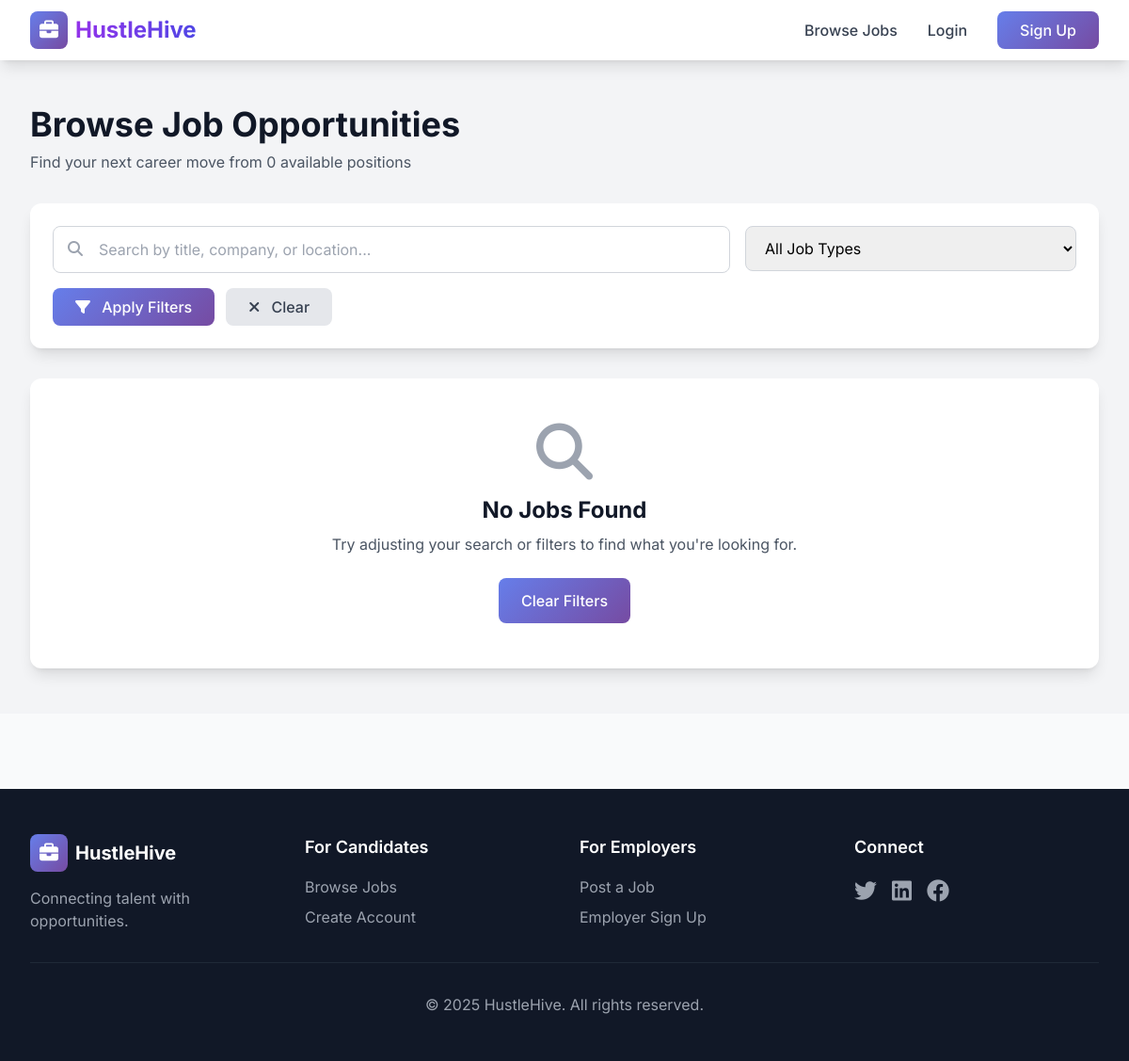
The app's page /jobs/, older data.
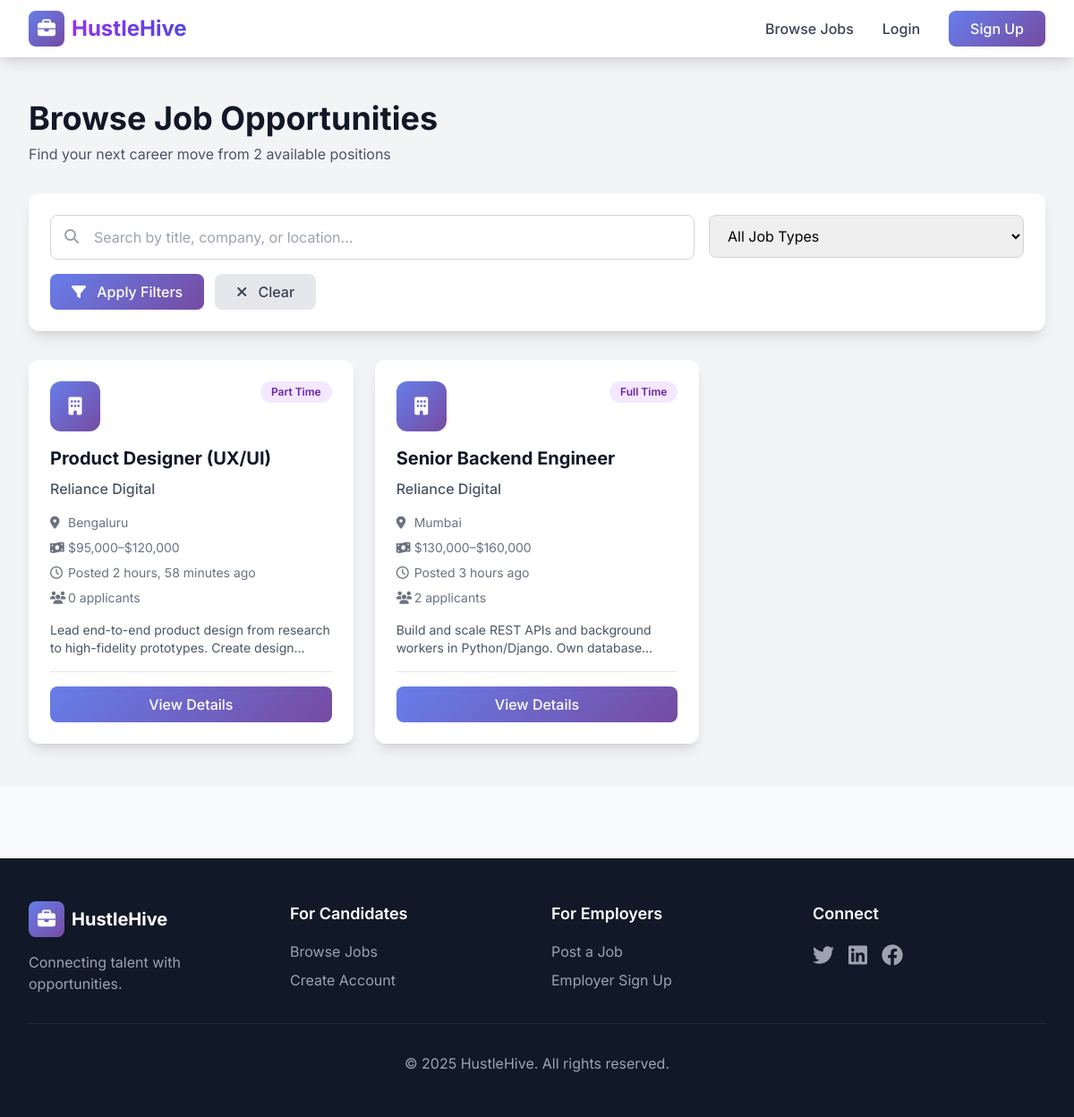
The same page, newer data.
### jobs/models.py (models this page shows, shortened)
class Job(models.Model):
    JOB_TYPES = [
        ('FT', 'Full Time'),
        ('PT', 'Part Time'),
        ('CT', 'Contract'),
        ('IN', 'Internship'),
    ]
    title = models.CharField(max_length=200)
    description = models.TextField()
    company_name = models.CharField(max_length=200)
    location = models.CharField(max_length=200)
    job_type = models.CharField(max_length=2, choices=JOB_TYPES, default='FT')
    salary_range = models.CharField(max_length=100, blank=True)
    posted_by = models.ForeignKey(User, on_delete=models.CASCADE, related_name='jobs')
    created_at = models.DateTimeField(auto_now_add=True)
    updated_at = models.DateTimeField(auto_now=True)
    is_active = models.BooleanField(default=True)
    class Meta:
        ordering = ['-created_at']
    def application_count(self):
        return self.applications.count()

### jobs/views.py (the view)
# urls.py: path('jobs/', views.job_list, name='job_list'),
def job_list(request):
    jobs = Job.objects.filter(is_active=True)
    search_query = request.GET.get('search', '')
    if search_query:
        jobs = jobs.filter(
            Q(title__icontains=search_query) |
            Q(company_name__icontains=search_query) |
            Q(location__icontains=search_query)
        )
    job_type = request.GET.get('job_type', '')
    if job_type:
        jobs = jobs.filter(job_type=job_type)
    paginator = Paginator(jobs, 9)
    page_number = request.GET.get('page')
    page_obj = paginator.get_page(page_number)
    context = {
        'page_obj': page_obj,
        'search_query': search_query,
        'job_type': job_type,
    }
    return render(request, 'jobs/job_list.html', context)

### jobs/templates/jobs/job_list.html (shortened to what this page needs)
{% extends 'jobs/base.html' %}
{% block content %}
<div class="bg-gray-100 py-12">
    <div class="max-w-7xl mx-auto px-4 sm:px-6 lg:px-8">
        <div class="mb-8 animate-fade-in">
            <h1 class="text-4xl font-bold text-gray-900 mb-2">Browse Job Opportunities</h1>
            <p class="text-gray-600">Find your next career move from {{ page_obj.paginator.count }} available positions</p>
        </div>
        <div class="bg-white rounded-xl shadow-lg p-6 mb-8 animate-fade-in">
            <form method="GET" action="{% url 'job_list' %}" class="space-y-4">
                <div class="grid grid-cols-1 md:grid-cols-3 gap-4">
                    <div class="md:col-span-2">
                        <div class="relative">
                            <i class="fas fa-search absolute left-4 top-4 text-gray-400"></i>
                            <input type="text" name="search" value="{{ search_query }}"
                                   placeholder="Search by title, company, or location..."
                                   class="w-full pl-12 pr-4 py-3 border border-gray-300 rounded-lg focus:outline-none focus:ring-2 focus:ring-purple-500">
                        </div>
                    </div>
                    <div>
                        <select name="job_type" class="w-full px-4 py-3 border border-gray-300 rounded-lg focus:outline-none focus:ring-2 focus:ring-purple-500">
                            <option value="">All Job Types</option>
                        </select>
                    </div>
                </div>
                <div class="flex gap-3">
                    <button type="submit" class="btn-primary text-white px-6 py-2 rounded-lg font-medium">
                        <i class="fas fa-filter mr-2"></i> Apply Filters
                    </button>
                    <a href="{% url 'job_list' %}" class="bg-gray-200 text-gray-700 px-6 py-2 rounded-lg font-medium hover:bg-gray-300 transition">
                        <i class="fas fa-times mr-2"></i> Clear
                    </a>
                </div>
            </form>
        </div>
        <div class="grid grid-cols-1 lg:grid-cols-3 gap-6 animate-fade-in">
            {% for job in page_obj %}
            <div class="bg-white rounded-xl shadow-lg p-6 card-hover flex flex-col">
                <div class="flex items-start justify-between mb-4">
                    <div class="w-14 h-14 gradient-bg rounded-xl flex items-center justify-center">
                        <i class="fas fa-building text-white text-xl"></i>
                    </div>
                    <span class="bg-purple-100 text-purple-800 px-3 py-1 rounded-full text-xs font-semibold">
                        {{ job.get_job_type_display }}
                    </span>
                </div>
                <h3 class="text-xl font-bold text-gray-900 mb-2 line-clamp-2">{{ job.title }}</h3>
                <p class="text-gray-600 font-medium mb-4">{{ job.company_name }}</p>
                <div class="space-y-2 mb-4 flex-grow">
                    <div class="flex items-center text-gray-500 text-sm">
                        <i class="fas fa-map-marker-alt w-5"></i>
                        <span>{{ job.location }}</span>
                    </div>
                    {% if job.salary_range %}
                    <div class="flex items-center text-gray-500 text-sm">
                        <i class="fas fa-money-bill-wave w-5"></i>
                        <span>{{ job.salary_range }}</span>
                    </div>
                    {% endif %}
                    <div class="flex items-center text-gray-500 text-sm">
                        <i class="far fa-clock w-5"></i>
                        <span>Posted {{ job.created_at|timesince }} ago</span>
                    </div>
                    <div class="flex items-center text-gray-500 text-sm">
                        <i class="fas fa-users w-5"></i>
                        <span>{{ job.application_count }} applicant{{ job.application_count|pluralize }}</span>
                    </div>
                </div>
                <p class="text-gray-600 text-sm mb-4 line-clamp-2">{{ job.description|truncatewords:20 }}</p>
                <div class="mt-auto pt-4 border-t">
                    <a href="{% url 'job_detail' job.id %}" class="block text-center btn-primary text-white py-2 rounded-lg font-medium">
                        View Details
                    </a>
                </div>
            </div>
            {% empty %}
            <div class="lg:col-span-3">
                <div class="bg-white rounded-xl shadow-lg p-12 text-center">
                    <i class="fas fa-search text-gray-400 text-6xl mb-4"></i>
                    <h3 class="text-2xl font-bold text-gray-900 mb-2">No Jobs Found</h3>
                    <p class="text-gray-600 mb-6">Try adjusting your search or filters to find what you're looking for.</p>
                    <a href="{% url 'job_list' %}" class="btn-primary text-white px-6 py-3 rounded-lg font-medium inline-block">
                        Clear Filters
                    </a>
                </div>
            </div>
            {% endfor %}
        </div>
    </div>
</div>
{% endblock %}

### jobs/templates/jobs/base.html (shortened to what this page needs)
<!DOCTYPE html>
<html lang="en">
<head>
    <script src="https://cdn.tailwindcss.com"></script>
    <link rel="stylesheet" href="https://cdnjs.cloudflare.com/ajax/libs/font-awesome/6.4.0/css/all.min.css">
</head>
<body class="bg-gray-50">
    <nav class="bg-white shadow-lg sticky top-0 z-50">
        <div class="max-w-7xl mx-auto px-4 sm:px-6 lg:px-8">
            <div class="flex justify-between h-16">
                <div class="flex items-center">
                    <a href="{% url 'home' %}" class="flex items-center space-x-2">
                        <div class="w-10 h-10 gradient-bg rounded-lg flex items-center justify-center">
                            <i class="fas fa-briefcase text-white text-xl"></i>
                        </div>
                        <span class="text-2xl font-bold bg-gradient-to-r from-purple-600 to-indigo-600 bg-clip-text text-transparent">
                        </span>
                    </a>
                </div>
                <div class="hidden md:flex items-center space-x-8">
                    <a href="{% url 'job_list' %}" class="text-gray-700 hover:text-purple-600 font-medium transition">
                        Browse Jobs
                    </a>
                    {% if user.is_authenticated %}
                        <a href="{% url 'dashboard' %}" class="text-gray-700 hover:text-purple-600 font-medium transition">
                            Dashboard
                        </a>
                        {% if user.profile.is_employer %}
                            <a href="{% url 'my_jobs' %}" class="text-gray-700 hover:text-purple-600 font-medium transition">
                                My Jobs
                            </a>
                            <a href="{% url 'job_create' %}" class="btn-primary text-white px-4 py-2 rounded-lg font-medium">
                                Post a Job
                            </a>
                        {% else %}
                            <a href="{% url 'my_applications' %}" class="text-gray-700 hover:text-purple-600 font-medium transition">
                                My Applications
                            </a>
                        {% endif %}
                        <div class="relative">
                            <button id="user-menu-btn" class="flex items-center space-x-2 text-gray-700 hover:text-purple-600 font-medium transition">
                                <i class="fas fa-user-circle text-2xl"></i>
                                <span>{{ user.username }}</span>
                                <i class="fas fa-chevron-down text-xs"></i>
                            </button>
                            <div id="user-menu" class="absolute right-0 mt-2 w-48 bg-white rounded-lg shadow-lg py-2 hidden z-50">
                                <a href="{% url 'profile' %}" class="block px-4 py-2 text-gray-700 hover:bg-purple-50 transition">
                                    <i class="fas fa-user mr-2"></i> Profile
                                </a>
                                <form method="post" action="{% url 'logout' %}">
                                    {% csrf_token %}
                                    <button type="submit" class="w-full text-left block px-4 py-2 text-gray-700 hover:bg-purple-50 transition">
                                        <i class="fas fa-sign-out-alt mr-2"></i> Logout
                                    </button>
                                </form>
                            </div>
                        </div>
                    {% else %}
                        <a href="{% url 'login' %}" class="text-gray-700 hover:text-purple-600 font-medium transition">
                            Login
                        </a>
                        <a href="{% url 'register' %}" class="btn-primary text-white px-6 py-2 rounded-lg font-medium">
                            Sign Up
                        </a>
                    {% endif %}
                </div>
            </div>
        </div>
    </nav>
    <main>
        {% block content %}{% endblock %}
    </main>
    <footer class="bg-gray-900 text-white mt-20">
        <div class="max-w-7xl mx-auto px-4 sm:px-6 lg:px-8 py-12">
            <div class="grid grid-cols-1 md:grid-cols-4 gap-8">
                <div>
                    <div class="flex items-center space-x-2 mb-4">
                        <div class="w-10 h-10 gradient-bg rounded-lg flex items-center justify-center">
                            <i class="fas fa-briefcase text-white text-xl"></i>
                        </div>
                        <span class="text-xl font-bold">HustleHive</span>
                    </div>
                    <p class="text-gray-400">Connecting talent with opportunities.</p>
                </div>
                <div>
                    <h3 class="text-lg font-semibold mb-4">For Candidates</h3>
                    <ul class="space-y-2 text-gray-400">
                        <li><a href="{% url 'job_list' %}" class="hover:text-white transition">Browse Jobs</a></li>
                        <li><a href="{% url 'register' %}" class="hover:text-white transition">Create Account</a></li>
                    </ul>
                </div>
                <div>
                    <h3 class="text-lg font-semibold mb-4">For Employers</h3>
                    <ul class="space-y-2 text-gray-400">
                        <li><a href="{% url 'job_create' %}" class="hover:text-white transition">Post a Job</a></li>
                        <li><a href="{% url 'register' %}" class="hover:text-white transition">Employer Sign Up</a></li>
                    </ul>
                </div>
                <div>
                    <h3 class="text-lg font-semibold mb-4">Connect</h3>
                    <div class="flex space-x-4">
                        <a href="#" class="text-gray-400 hover:text-white transition">
                            <i class="fab fa-twitter text-2xl"></i>
                        </a>
                        <a href="#" class="text-gray-400 hover:text-white transition">
                            <i class="fab fa-linkedin text-2xl"></i>
                        </a>
                        <a href="#" class="text-gray-400 hover:text-white transition">
                            <i class="fab fa-facebook text-2xl"></i>
                        </a>
                    </div>
                </div>
            </div>
            <div class="border-t border-gray-800 mt-8 pt-8 text-center text-gray-400">
                <p>&copy; 2025 HustleHive. All rights reserved.</p>
            </div>
        </div>
    </footer>
</body>
</html>

### jobs/templates/jobs/base.html (style rules this page uses)
body { font-family: 'Inter', sans-serif; }
.gradient-bg { background: linear-gradient(135deg, #667eea 0%, #764ba2 100%); }
.card-hover { transition: all 0.3s ease; }
.btn-primary { background: linear-gradient(135deg, #667eea 0%, #764ba2 100%); transition: all 0.3s ease; }
.animate-fade-in { animation: fadeIn 0.5s ease-in; }

### jobs/templates/jobs/job_list.html (style rules this page uses)
.line-clamp-2 { display: -webkit-box; -webkit-line-clamp: 2; line-clamp: 2; -webkit-box-orient: vertical; overflow: hidden; }

Row changes from the older to the newer data that the page shows:
added Job: job_type "Part Time", title "Product Designer (UX/UI)", company_name "Reliance Digital", location "Bengaluru", salary_range "$95,000–$120,000", created_at "2 hours, 58 minutes", application_count "0", description "Lead end-to-end product design from research to high-fidelity prototypes. Create…"
added Job: job_type "Full Time", title "Senior Backend Engineer", company_name "Reliance Digital", location "Mumbai", salary_range "$130,000–$160,000", created_at "3 hours", application_count "2", description "Build and scale REST APIs and background workers in Python/Django. Own…"
Text that changed along with them:
{{ page_obj.paginator.count }}: "0" → "2"
text no longer shown: "No Jobs Found Try adjusting your search or filters to find what you're looking for. Clear Filters"
